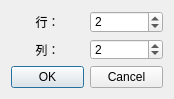
<?xml version="1.0" encoding="UTF-8"?>
<ui version="4.0">
 <class>InsertTableDialog</class>
 <widget class="QDialog" name="InsertTableDialog">
  <property name="windowModality">
   <enum>Qt::ApplicationModal</enum>
  </property>
  <property name="geometry">
   <rect>
    <x>0</x>
    <y>0</y>
    <width>174</width>
    <height>99</height>
   </rect>
  </property>
  <property name="sizePolicy">
   <sizepolicy hsizetype="Fixed" vsizetype="Fixed">
    <horstretch>0</horstretch>
    <verstretch>0</verstretch>
   </sizepolicy>
  </property>
  <property name="minimumSize">
   <size>
    <width>174</width>
    <height>99</height>
   </size>
  </property>
  <property name="maximumSize">
   <size>
    <width>174</width>
    <height>99</height>
   </size>
  </property>
  <property name="windowTitle">
   <string>插入表格</string>
  </property>
  <layout class="QVBoxLayout" name="verticalLayout_2">
   <item>
    <layout class="QVBoxLayout" name="verticalLayout">
     <item>
      <layout class="QHBoxLayout" name="horizontalLayout">
       <item>
        <widget class="QLabel" name="label">
         <property name="text">
          <string>行：</string>
         </property>
         <property name="alignment">
          <set>Qt::AlignCenter</set>
         </property>
        </widget>
       </item>
       <item>
        <widget class="QSpinBox" name="lineNum">
         <property name="minimum">
          <number>1</number>
         </property>
         <property name="value">
          <number>2</number>
         </property>
        </widget>
       </item>
      </layout>
     </item>
     <item>
      <layout class="QHBoxLayout" name="horizontalLayout_2">
       <item>
        <widget class="QLabel" name="label_2">
         <property name="text">
          <string>列：</string>
         </property>
         <property name="alignment">
          <set>Qt::AlignCenter</set>
         </property>
        </widget>
       </item>
       <item>
        <widget class="QSpinBox" name="columnNum">
         <property name="minimum">
          <number>1</number>
         </property>
         <property name="value">
          <number>2</number>
         </property>
        </widget>
       </item>
      </layout>
     </item>
    </layout>
   </item>
   <item>
    <widget class="QDialogButtonBox" name="buttonBox">
     <property name="orientation">
      <enum>Qt::Horizontal</enum>
     </property>
     <property name="standardButtons">
      <set>QDialogButtonBox::Cancel|QDialogButtonBox::Ok</set>
     </property>
    </widget>
   </item>
  </layout>
 </widget>
 <resources/>
 <connections>
  <connection>
   <sender>buttonBox</sender>
   <signal>accepted()</signal>
   <receiver>InsertTableDialog</receiver>
   <slot>accept()</slot>
   <hints>
    <hint type="sourcelabel">
     <x>248</x>
     <y>254</y>
    </hint>
    <hint type="destinationlabel">
     <x>157</x>
     <y>274</y>
    </hint>
   </hints>
  </connection>
  <connection>
   <sender>buttonBox</sender>
   <signal>rejected()</signal>
   <receiver>InsertTableDialog</receiver>
   <slot>reject()</slot>
   <hints>
    <hint type="sourcelabel">
     <x>316</x>
     <y>260</y>
    </hint>
    <hint type="destinationlabel">
     <x>286</x>
     <y>274</y>
    </hint>
   </hints>
  </connection>
 </connections>
</ui>
